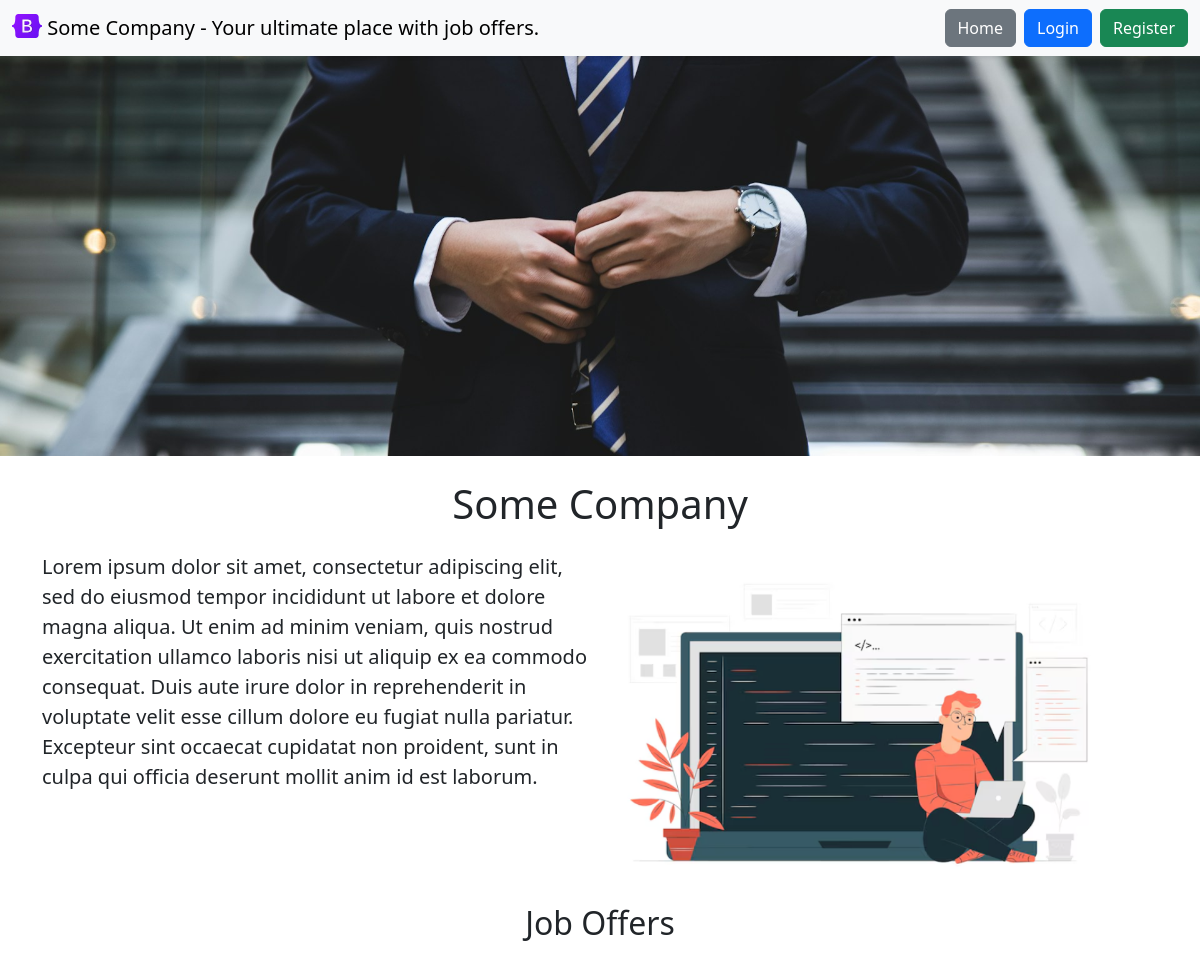
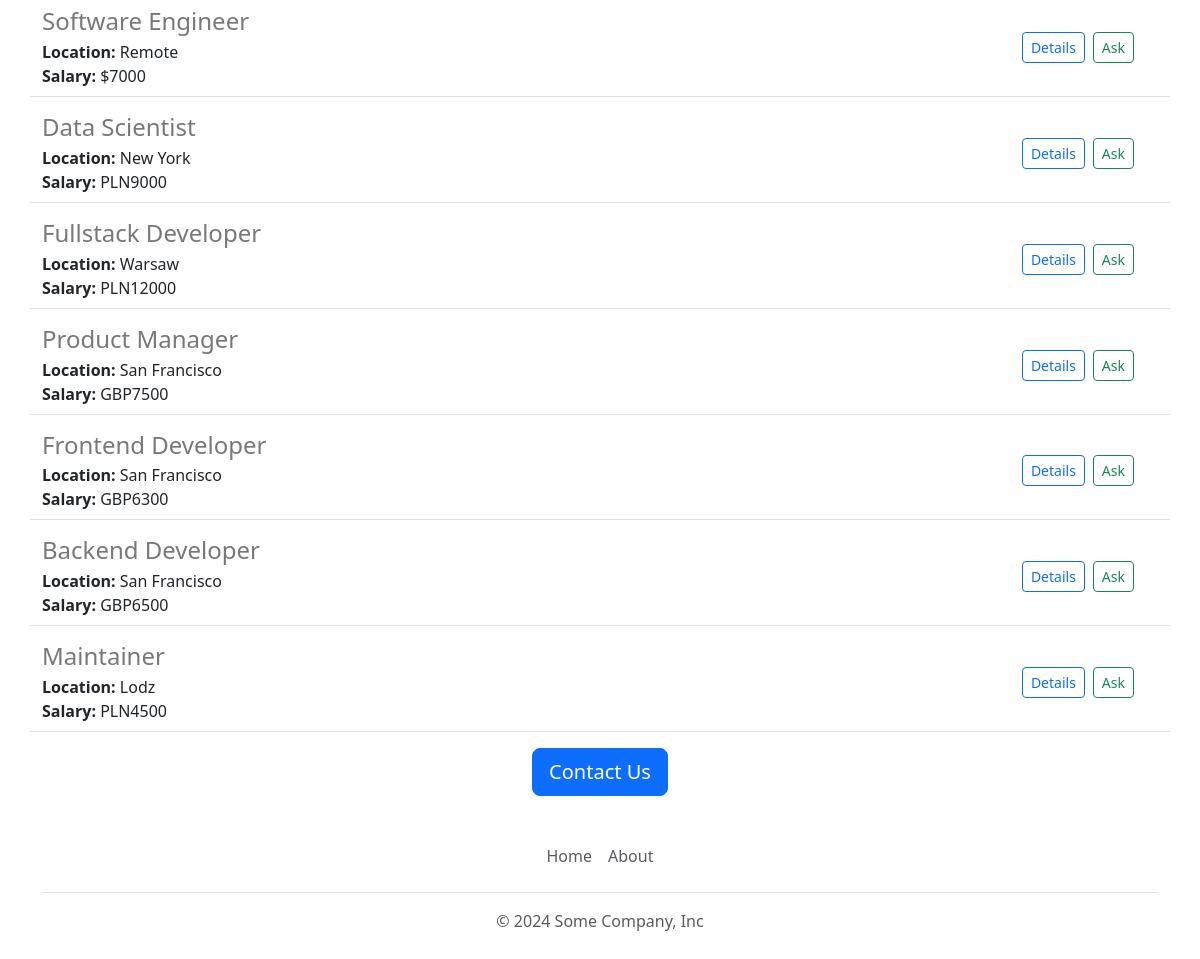
The page / on the database its author committed (2 pictures, top to bottom).
### models.py (models this page shows)
class Job(db.Model):
    id = Column(Integer, primary_key=True)
    title = Column(String(80), nullable=False)
    location = Column(String(120), nullable=False)
    salary = Column(String(20), nullable=False)
    currency = Column(String(10), nullable=False)
    responsibilities = Column(Text, nullable=False)
    requirements = Column(Text, nullable=False)
    def to_dict(self):
        return {
            'id': self.id,
            'title': self.title,
            'location': self.location,
            'salary': self.salary,
            'currency': self.currency,
            'responsibilities': self.responsibilities,
            'requirements': self.requirements
        }

### app.py (the view)
@app.route("/")
def enter_home():
    jobs = load_jobs_from_db()
    return render_template("home.html", jobs=jobs)

### database.py (called while the page is built)
def load_jobs_from_db():
    jobs = Job.query.all()
    return [job.to_dict() for job in jobs]

### templates/home.html (shortened to what this page needs)
{% extends 'base.html' %}
{% block banner %}{% include 'banner.html' %}{% endblock %}
{% block content %}
  <h1 class="text-center mt-2 mb-4">Some Company</h1>
  <div class="row" style="margin-bottom: 32px">
    <div class="col-md-6">
      <p class="lead">
        Lorem ipsum dolor sit amet, consectetur adipiscing elit, sed do eiusmod tempor incididunt ut labore et dolore
        magna aliqua. Ut enim ad minim veniam, quis nostrud exercitation ullamco laboris nisi ut aliquip ex ea commodo
        consequat. Duis aute irure dolor in reprehenderit in voluptate velit esse cillum dolore eu fugiat nulla pariatur.
        Excepteur sint occaecat cupidatat non proident, sunt in culpa qui officia deserunt mollit anim id est laborum.
      </p>
    </div>
    <div class="d-none d-md-block col-md-6">
      <img src="/static/person.png" style="height: 320px; border-radius: 4px" />
    </div>
  </div>
  <h2 class="text-center mt-2 mb-4">Job Offers</h2>
  <p>{% for job in jobs %} {% include 'jobitem.html' %} {% endfor %}</p>
  <div class="text-center">
    <a
      href="mailto:hello@company.com?subject=Question%20about%20Job%20Offers&body=My%20name%3A%20%3Cyour%20name%20here%3E%0D%0A%0D%0AMy%20questions%3A%20%3Center%20questions%20here%3E"
      class="btn btn-primary btn-lg"
      >Contact Us</a
    >
  </div>
{% endblock %}

### templates/jobitem.html (shortened to what this page needs)
<div class="border-bottom row" style="margin-bottom: 16px; padding-bottom: 8px">
  <div class="col-10">
    <h4 style="color: rgb(120, 120, 120); margin-bottom: 4px">{{ job['title'] }}</h4>
    <div><b>Location:</b> {{ job['location'] }}</div>
    {% if 'salary' in job %}
    <div><b>Salary:</b> {% if 'currency' in job %}{{ job['currency'] }}{% endif %}{{ job['salary'] }}</div>
    {% endif %}
  </div>
  <div class="col-2" style="padding-right: 36px; display: flex; justify-content: flex-end; align-items: center;">
    <a href="/job/{{ job['id'] }}" class="btn btn-outline-primary btn-sm" style="margin-right: 0.5rem;">Details</a>
    {% if not current_user.is_authenticated or not current_user.is_admin %}
    <a
      href="mailto:hello@company.com?subject=Application%20for%20{{ job['title'] }}&body=My%20name%3A%20%3Cyour%20name%20here%3E%0D%0A%0D%0AMy%20resume%20link%3A%20%3Cyour%20resume%20link%20here%3E%0D%0A%0D%0AMy%20LinkedIn%20link%3A%20%3Cyour%20LinkedIn%20link%20here%3E"
      class="btn btn-outline-success btn-sm"
    >Ask</a>
    {% endif %}
  </div>
</div>

### rows shown on the page
Job: title "Software Engineer", location "Remote", currency "$", salary "7000"
Job: title "Data Scientist", location "New York", currency "PLN", salary "9000"
Job: title "Fullstack Developer", location "Warsaw", currency "PLN", salary "12000"
Job: title "Product Manager", location "San Francisco", currency "GBP", salary "7500"
Job: title "Frontend Developer", location "San Francisco", currency "GBP", salary "6300"
Job: title "Backend Developer", location "San Francisco", currency "GBP", salary "6500"
Job: title "Maintainer", location "Lodz", currency "PLN", salary "4500"
